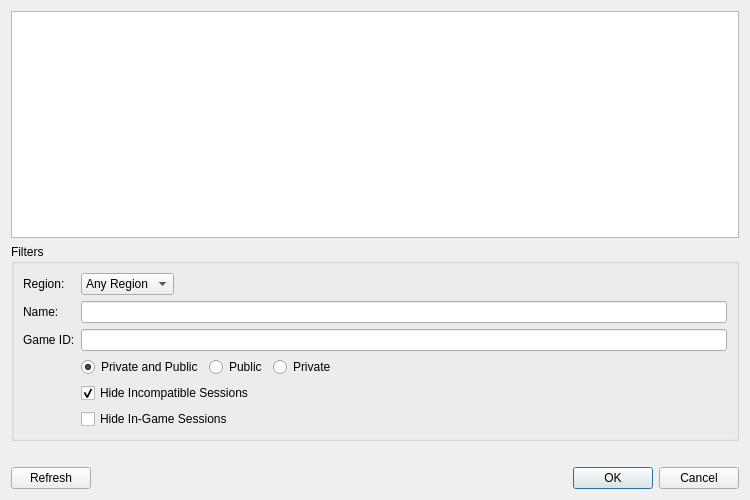
<?xml version="1.0" encoding="UTF-8"?>
<ui version="4.0">
 <class>NetPlayBrowser</class>
 <widget class="QDialog" name="NetPlayBrowser">
  <property name="geometry">
   <rect>
    <x>0</x>
    <y>0</y>
    <width>750</width>
    <height>500</height>
   </rect>
  </property>
  <property name="windowTitle">
   <string>NetPlay Session Browser</string>
  </property>
  <layout class="QVBoxLayout" name="rootLayout">
   <item>
    <widget class="QTableWidget" name="tableWidget">
     <property name="tabKeyNavigation">
      <bool>false</bool>
     </property>
     <property name="selectionMode">
      <enum>QAbstractItemView::SelectionMode::SingleSelection</enum>
     </property>
     <property name="selectionBehavior">
      <enum>QAbstractItemView::SelectionBehavior::SelectRows</enum>
     </property>
     <property name="wordWrap">
      <bool>false</bool>
     </property>
    </widget>
   </item>
   <item>
    <widget class="QGroupBox" name="filterBox">
     <property name="title">
      <string>Filters</string>
     </property>
     <layout class="QGridLayout" name="filterLayout">
      <item row="0" column="0">
       <widget class="QLabel" name="regionLabel">
        <property name="text">
         <string>Region:</string>
        </property>
        <property name="buddy">
         <cstring>regionCombo</cstring>
        </property>
       </widget>
      </item>
      <item row="0" column="1" colspan="4">
       <widget class="QComboBox" name="regionCombo">
        <property name="sizePolicy">
         <sizepolicy hsizetype="Maximum" vsizetype="Preferred">
          <horstretch>0</horstretch>
          <verstretch>0</verstretch>
         </sizepolicy>
        </property>
        <item>
         <property name="text">
          <string>Any Region</string>
         </property>
        </item>
       </widget>
      </item>
      <item row="1" column="0">
       <widget class="QLabel" name="nameLabel">
        <property name="text">
         <string>Name:</string>
        </property>
        <property name="buddy">
         <cstring>nameEdit</cstring>
        </property>
       </widget>
      </item>
      <item row="1" column="1" colspan="4">
       <widget class="QLineEdit" name="nameEdit"/>
      </item>
      <item row="2" column="0">
       <widget class="QLabel" name="gameIdLabel">
        <property name="text">
         <string>Game ID:</string>
        </property>
        <property name="buddy">
         <cstring>gameIdEdit</cstring>
        </property>
       </widget>
      </item>
      <item row="2" column="1" colspan="4">
       <widget class="QLineEdit" name="gameIdEdit"/>
      </item>
      <item row="3" column="1">
       <widget class="QRadioButton" name="radioAll">
        <property name="text">
         <string>Private and Public</string>
        </property>
        <property name="checked">
         <bool>true</bool>
        </property>
       </widget>
      </item>
      <item row="3" column="2">
       <widget class="QRadioButton" name="radioPublic">
        <property name="text">
         <string>Public</string>
        </property>
       </widget>
      </item>
      <item row="3" column="3">
       <widget class="QRadioButton" name="radioPrivate">
        <property name="text">
         <string>Private</string>
        </property>
       </widget>
      </item>
      <item row="3" column="4">
       <spacer name="visibilitySpacer">
        <property name="orientation">
         <enum>Qt::Orientation::Horizontal</enum>
        </property>
        <property name="sizeHint" stdset="0">
         <size>
          <width>4</width>
          <height>1</height>
         </size>
        </property>
       </spacer>
      </item>
      <item row="4" column="1" colspan="4">
       <widget class="QCheckBox" name="hideIncompatibleCheckBox">
        <property name="text">
         <string>Hide Incompatible Sessions</string>
        </property>
        <property name="checked">
         <bool>true</bool>
        </property>
       </widget>
      </item>
      <item row="5" column="1" colspan="4">
       <widget class="QCheckBox" name="hideInGameCheckBox">
        <property name="text">
         <string>Hide In-Game Sessions</string>
        </property>
       </widget>
      </item>
     </layout>
    </widget>
   </item>
   <item>
    <widget class="QLabel" name="statusLabel">
     <property name="text">
      <string notr="true"/>
     </property>
    </widget>
   </item>
   <item>
    <layout class="QHBoxLayout" name="buttonLayout">
     <item>
      <widget class="QPushButton" name="refreshButton">
       <property name="text">
        <string>Refresh</string>
       </property>
       <property name="autoDefault">
        <bool>false</bool>
       </property>
      </widget>
     </item>
     <item>
      <spacer name="buttonSpacer">
       <property name="orientation">
        <enum>Qt::Orientation::Horizontal</enum>
       </property>
       <property name="sizeHint" stdset="0">
        <size>
         <width>40</width>
         <height>20</height>
        </size>
       </property>
      </spacer>
     </item>
     <item>
      <widget class="QDialogButtonBox" name="buttonBox">
       <property name="standardButtons">
        <set>QDialogButtonBox::StandardButton::Cancel|QDialogButtonBox::StandardButton::Ok</set>
       </property>
      </widget>
     </item>
    </layout>
   </item>
  </layout>
 </widget>
 <tabstops>
  <tabstop>tableWidget</tabstop>
  <tabstop>regionCombo</tabstop>
  <tabstop>nameEdit</tabstop>
  <tabstop>gameIdEdit</tabstop>
  <tabstop>radioAll</tabstop>
  <tabstop>radioPublic</tabstop>
  <tabstop>radioPrivate</tabstop>
  <tabstop>hideIncompatibleCheckBox</tabstop>
  <tabstop>hideInGameCheckBox</tabstop>
  <tabstop>refreshButton</tabstop>
  <tabstop>buttonBox</tabstop>
 </tabstops>
 <resources/>
 <connections/>
</ui>
